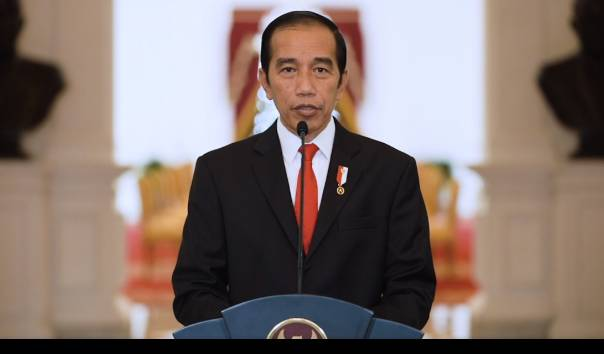
#> input picture ciaow/Jokowi.jpg, 604 x 354 px
$ python ThresXCanny.py
#> lines starting #> are read from the running program, lines starting #| are printed output that depends on the picture; after the words box and inside, x2 and y2 are one past the last pixel; in counts of white or black regions, pixels touching at a corner belong together
import cv2
import numpy as np
from matplotlib import pyplot as plt

img = cv2.imread('Jokowi.jpg',0)
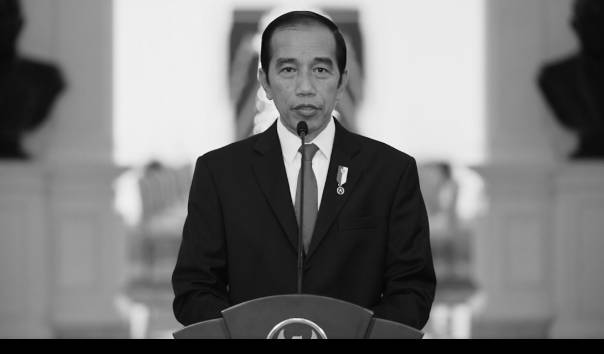
#> img: shape (354, 604); min 0, max 255, mean 119.9
edges = cv2.Canny(img,100,200)
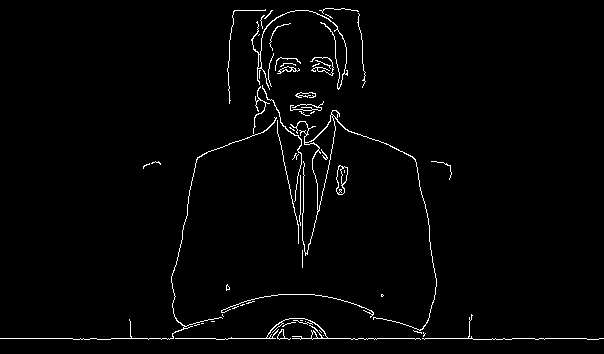
#> edges: shape (354, 604); 2% white in thin lines or dots
ret,th1 = cv2.threshold(img,127,255,cv2.THRESH_BINARY)
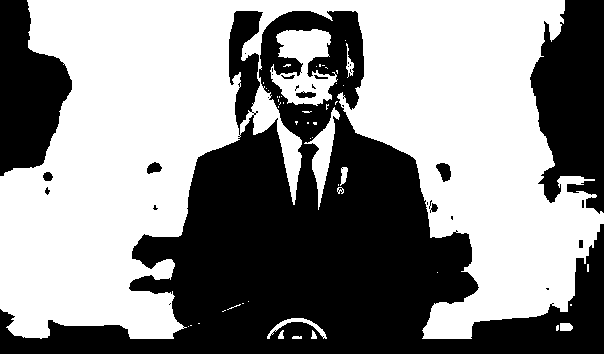
#> th1: shape (354, 604); 55% white; 30 black regions (18 under 20 px), largest, box (x1, y1, x2, y2) and area: (0, 11, 604, 354) 75775, (530, 0, 604, 214) 11457, (0, 0, 72, 176) 8328

images = [img, edges, ret]

for i in range(3):
    plt.subplot(1,3,i*3+1),plt.imshow(images[i*3], 'gray')
    plt.title('Original'), plt.xticks([]), plt.yticks([])
    plt.subplot(1,3,i*3+2),plt.imshow(images[i*3+1], 'gray')
    plt.title('Edge Image'), plt.xticks([]), plt.yticks([])
#> (the run stopped early here; a loop or call above may not have finished)

$ run again, with ciaow/PakAwan.jpg copied over ciaow/Jokowi.jpg
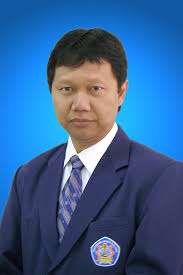
#> input picture ciaow/PakAwan.jpg, 183 x 275 px
#> `edges = cv2.Canny(img,100,200)`:
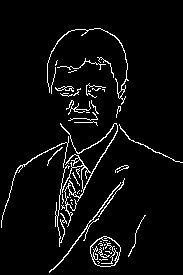
#> edges: shape (275, 183); 4.8% white in thin lines or dots, all inside (x1, y1, x2, y2) = (1, 28, 183, 273)
#> `ret,th1 = cv2.threshold(img,127,255,cv2.THRESH_BINARY)`:
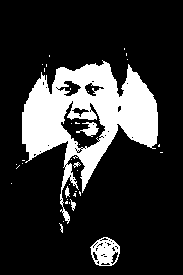
#> th1: shape (275, 183); 19.6% white; 36 white regions (30 under 20 px), largest, box (x1, y1, x2, y2) and area: (22, 60, 158, 224) 8964, (90, 237, 120, 266) 536, (76, 122, 99, 137) 155, (65, 186, 70, 198) 35, (70, 199, 76, 211) 33, (73, 162, 81, 168) 21
